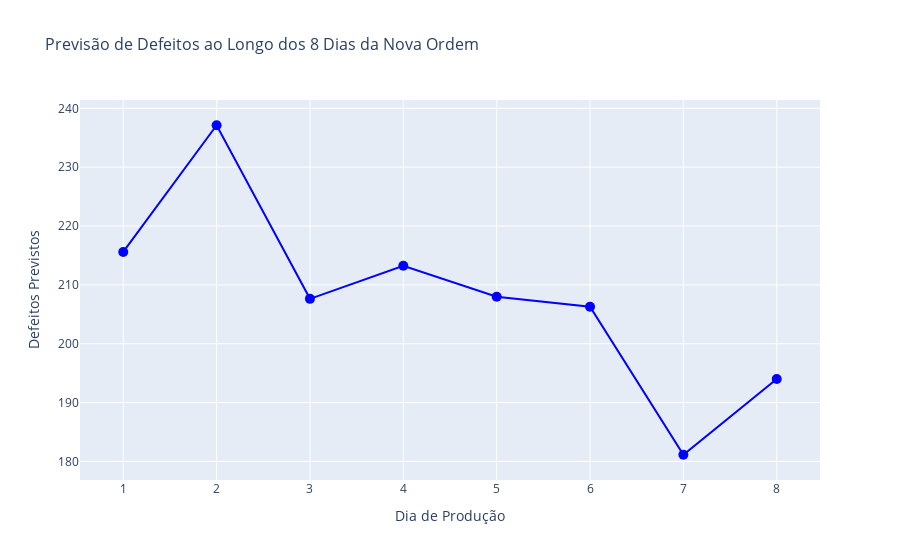

Write notebook code for a chart like this one.
### Markdown cell above
Visualização

### Code cell
# Gráfico de previsão de defeitos
fig = go.Figure()

fig.add_trace(go.Scatter(
    x=df_dias_duracao['Dia Contado'],
    y=df_dias_duracao['Defeitos Previstos'],
    mode='lines+markers',
    marker=dict(size=10),
    line=dict(color='blue'),
    name='Defeitos Previstos'
))

fig.update_layout(
    title=f'Previsão de Defeitos ao Longo dos {nova_duracao_prevista} Dias da Nova Ordem',
    title_font_size=16,
    xaxis=dict(
        title='Dia de Produção',
        title_font_size=14,
        dtick=1  # Alterar para 2, 5, etc., conforme necessário
    ),
    yaxis=dict(
        title='Defeitos Previstos',
        title_font_size=14
    )
)

print(f"Duração prevista da ordem: {nova_duracao_prevista} dias")
print(f"Total de defeitos previstos: {novo_total_defeitos_previsto:.2f}")

fig.show()

df_dias_duracao[['Dia Contado', 'Defeitos Previstos']].set_index('Dia Contado').round(2)

### Figure 1 — Plotly figure (JSON) as saved in the notebook; plotly's stock layout.template omitted (floating-point values rounded to 4 significant figures)
{"data": [{"line": {"color": "blue"}, "marker": {"size": 10}, "mode": "lines+markers", "name": "Defeitos Previstos", "type": "scatter", "x": [1, 2, 3, 4, 5, 6, 7, 8], "y": [215.6, 237.1, 207.6, 213.2, 208.0, 206.3, 181.1, 194.0]}], "layout": {"title": {"font": {"size": 16}, "text": "Previsão de Defeitos ao Longo dos 8 Dias da Nova Ordem"}, "xaxis": {"dtick": 1, "title": {"font": {"size": 14}, "text": "Dia de Produção"}}, "yaxis": {"title": {"font": {"size": 14}, "text": "Defeitos Previstos"}}}}
